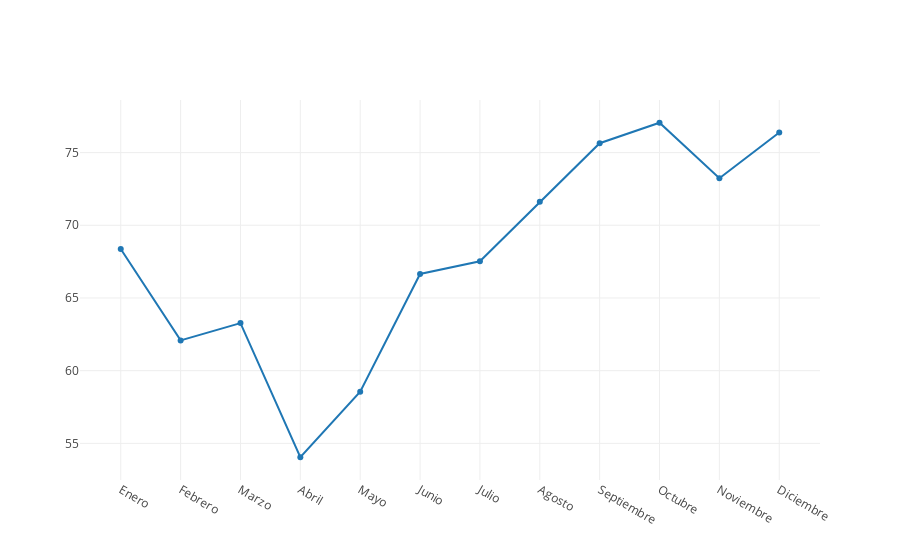

Notebook cell for this chart:
### Code cell
def precioHistoricoPromedioMensual = {
val df = dfMercados
    .select("Valor_Mercado_Spot", "Fecha")
    .groupBy(date_format(col("Fecha"), "MM").as("Mes"))
    .agg(avg("Valor_Mercado_Spot").as("PromedioMensual"))
    .orderBy(col("Mes"))

val seqPrecioEnergia = df.select("PromedioMensual").as[Double].collect.toSeq
val seqMeses = Seq("Enero", "Febrero", "Marzo", "Abril", "Mayo", "Junio", "Julio", "Agosto", "Septiembre", "Octubre", "Noviembre", "Diciembre")


val trace =  Scatter(seqMeses, seqPrecioEnergia, name = "€/MWh")
     
val data = Seq(trace)
plot(data)
}

precioHistoricoPromedioMensual

### Figure 1 — Plotly figure (JSON) as saved in the notebook; plotly's stock layout.template omitted (floating-point values rounded to 4 significant figures)
{"data": [{"name": "€/MWh", "type": "scatter", "x": ["Enero", "Febrero", "Marzo", "Abril", "Mayo", "Junio", "Julio", "Agosto", "Septiembre", "Octubre", "Noviembre", "Diciembre"], "y": [68.37, 62.08, 63.27, 54.05, 58.55, 66.65, 67.53, 71.62, 75.64, 77.05, 73.23, 76.38]}], "layout": {"autosize": true, "xaxis": {"autorange": true, "range": [-0.6855, 11.69], "type": "category"}, "yaxis": {"autorange": true, "range": [52.36, 78.74], "type": "linear"}}}
